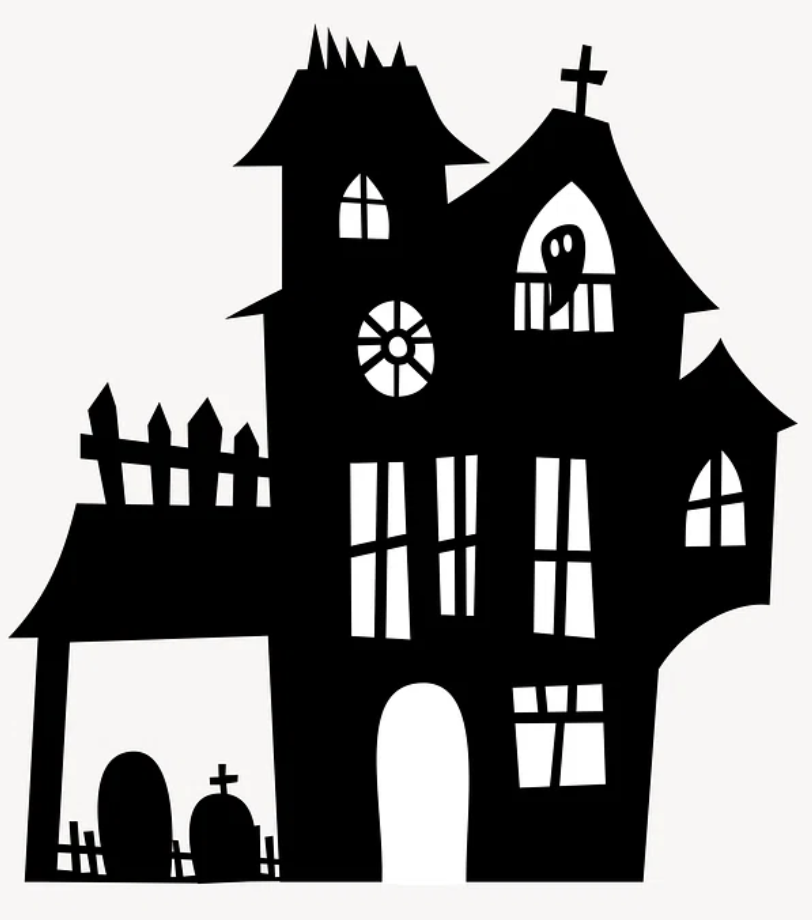
#> input picture notes/assets/ShadowHouse.png, 812 x 920 px
$ jupyter execute 02_lecture.ipynb
#> lines starting #> are read from the running program, lines starting #| are printed output that depends on the picture; after the words box and inside, x2 and y2 are one past the last pixel; in counts of white or black regions, pixels touching at a corner belong together
---
title: Lecture 2
subtitle: Morphological Operations and Thresholding
date: 2024-09-02
downloads:
  - file: ../assets/02_lecture.pdf
    title: 02_lecture.pdf
  - file: 02_lecture.ipynb
    title: 02_lecture.ipynb
---

[cell 1]
import cv2
import os
import numpy as np
from matplotlib import pyplot as plt

## Erosion

[Erosion](wiki:Erosion_(morphology)) in image processing is a morphological operation that reduces the boundaries of foreground objects in a binary image. It works by applying a structuring element ([kernel](wiki:Kernel_(image_processing))[^kernel]) to each pixel, shrinking object boundaries and removing small noise, effectively eroding away the edges of objects.

:::{tip}
This operation is useful for separating objects that are close together or for removing small details.
:::

[^kernel]: A kernel is a small matrix used for image processing operations. This is accomplished by doing a convolution between the image and the kernel. The accompanying video does an excellent job of describing what a convolution is.
    :::{iframe} https://www.youtube.com/embed/KuXjwB4LzSA?si=_CbjXaPekJcN5PYY
    :width: 100%
    But what is a convolution?
    :::

### Isotropic erosion

Isotropic erosion uniformly shrinks object boundaries in all directions.

[cell 2]
house_img = cv2.imread(os.path.relpath('assets/ShadowHouse.png'), cv2.IMREAD_GRAYSCALE)
plt.imshow(house_img, cmap='gray', vmin=0, vmax=255)
plt.show()

Creates a 15x15 kernel of ones and uses it to erode the image via the [erode](#card-erode) function, shrinking object boundaries. The eroded image is then displayed in grayscale using Matplotlib.

[cell 3]
# Create a 15x15 kernel (structuring element) filled with ones, used for the erosion operation
kernel = np.ones((15,15), dtype=np.uint8)

# shrink the boundaries of the objects in the image via erosion
img_eroded = cv2.erode(house_img, kernel)

# Display the eroded image using Matplotlib in grayscale
plt.imshow(img_eroded, cmap='gray', vmin=0, vmax=255); plt.title('Eroded')
plt.show()

### Anisotropic erosion

Anisotropic erosion is not uniform in all directions.

This code creates two custom kernels for vertical and horizontal erosion, applies these kernels to an image to perform directional erosion, and then displays the resulting vertically and horizontally eroded images side by side.

[cell 4]
# Create a vertical kernel with a column of ones in the center
kernel_vert = np.zeros((15,15), dtype=np.uint8)
kernel_vert[:, 7] = 1

# Create a horizontal kernel with a row of ones in the center
kernel_horiz = np.zeros((15,15), dtype=np.uint8)
kernel_horiz[7, :] = 1

# Apply vertical erosion to the image using the vertical kernel
img_eroded_vert = cv2.erode(house_img, kernel_vert)

# Apply horizontal erosion to the image using the horizontal kernel
img_eroded_horiz = cv2.erode(house_img, kernel_horiz)

# Display the results: vertical erosion on the left, horizontal erosion on the right
plt.figure(figsize=[10, 5])
plt.subplot(121); plt.imshow(img_eroded_vert, cmap='gray', vmin=0, vmax=255); plt.title('Eroded Vertical')
plt.subplot(122); plt.imshow(img_eroded_horiz, cmap='gray', vmin=0, vmax=255); plt.title('Eroded Horizontal')
plt.show()

The image shows the effects of vertical and horizontal erosion on a silhouette of a haunted house. The left side displays the result of vertical erosion, where the image is primarily shrunk along the vertical axis, reducing the height of vertical features. The right side shows the result of horizontal erosion, where the image is primarily shrunk along the horizontal axis, narrowing the width of horizontal features.

## Dilation

[Dilation](wiki:Dilation_(morphology)) in image processing is a morphological operation that increases the boundaries of foreground objects in a binary image. We can use the [dilate](#card-dilate) to accomplish this in Python. It works by applying a structuring element kernel to each pixel, expanding object boundaries.

:::{tip}
This operation is useful for object detection by merging or connecting separate components into a single object.
:::

A 15x15 kernel of ones is created for dilation to expand object boundaries in the image. Additionally, a vertical kernel (with a central column of ones) and a horizontal kernel (with a central row of ones) are generated. The image undergoes standard dilation using the full 15x15 kernel, vertical dilation with the vertical kernel, and horizontal dilation with the horizontal kernel. The results are then displayed side by side: the fully dilated image, the vertically dilated image, and the horizontally dilated image.

[cell 5]
# Create a 15x15 kernel (structuring element) filled with ones, used for the erosion operation
kernel = np.ones((15,15), dtype=np.uint8)

# Create a vertical kernel with a column of ones in the center
kernel_vert = np.zeros((15,15), dtype=np.uint8)
kernel_vert[:, 7] = 1

# Create a horizontal kernel with a row of ones in the center
kernel_horiz = np.zeros((15,15), dtype=np.uint8)
kernel_horiz[7, :] = 1

# expand the boundaries of the objects in the image via dilation
img_dilated = cv2.dilate(house_img, kernel)

# Apply vertical dilation to the image using the vertical kernel
img_dilated_vert = cv2.dilate(house_img, kernel_vert)

# Apply horizontal dilation to the image using the horizontal kernel
img_dilated_horiz = cv2.dilate(house_img, kernel_horiz)

# Display the results: vertical erosion on the left, horizontal erosion on the right
plt.figure(figsize=[18, 5])
plt.subplot(131); plt.imshow(img_dilated, cmap='gray', vmin=0, vmax=255); plt.title('Dilated')
plt.subplot(132); plt.imshow(img_dilated_vert, cmap='gray', vmin=0, vmax=255); plt.title('Dilated Vertical')
plt.subplot(133); plt.imshow(img_dilated_horiz, cmap='gray', vmin=0, vmax=255); plt.title('Dilated Horizontal')
plt.show()

The image demonstrates the effects of dilation on a haunted house silhouette. The left shows uniform dilation, where the entire structure expands. The middle illustrates vertical dilation, thickening vertical features, while the right shows horizontal dilation, widening horizontal elements.

## Opening

[Opening](wiki:Opening_(morphology)) is erosion followed by dilation. We can use the [morphologyEx](#card-morphologyEx) function to accomplish this in Python. The code below applies morphological opening (erosion followed by dilation) to an image using a 3x3 kernel with 1, 10, and 25 iterations. It then displays the original image alongside the results of each opening operation.

:::{tip}
Opening is used in image processing to remove small objects or noise from the foreground of a binary image while preserving the shape and size of larger objects. It’s effective for smoothing object contours and separating close objects.
:::

[cell 6]
# Create a 3x3 kernel for morphological operations
kernel = np.ones((3,3), dtype=np.uint8)

# Apply morphological opening (erosion followed by dilation)
house_open_1 = cv2.morphologyEx(house_img, cv2.MORPH_OPEN, kernel, iterations=1)
house_open_10 = cv2.morphologyEx(house_img, cv2.MORPH_OPEN, kernel, iterations=10)
house_open_25 = cv2.morphologyEx(house_img, cv2.MORPH_OPEN, kernel, iterations=25)

# Show the images
plt.figure(figsize=[18, 5])

plt.subplot(141);plt.imshow(house_img, cmap="gray", vmin=0, vmax=255); plt.title("Original")
plt.subplot(142);plt.imshow(house_open_1, cmap="gray", vmin=0, vmax=255); plt.title("Opened 1 iteration")
plt.subplot(143);plt.imshow(house_open_10, cmap="gray", vmin=0, vmax=255); plt.title("Opened 10 iterations")
plt.subplot(144);plt.imshow(house_open_25, cmap="gray", vmin=0, vmax=255); plt.title("Opened 25 iterations")
plt.show()

The image displays the effects of applying morphological opening on a haunted house silhouette with increasing iterations. The original image is on the far left. As the number of iterations increases (1, 10, and 25 from left to right), the image becomes progressively smoother, with small details and fine features gradually eroding away, leaving only the larger, more prominent structures in the final iteration.

## Closing

[Closing](wiki:Closing_(morphology)) is dilation followed by erosion. We can accomplish this by using the [morphologyEx](#card-morphologyEx) function in Python. The code below applies morphological closing (dilation followed by erosion) to an image using a 3x3 kernel with 1, 10, and 25 iterations. It then displays the original image alongside the results of each closing operation.

:::{tip}
Closing is useful in image processing for filling small holes or gaps within foreground objects, connecting nearby objects separated by small spaces, and smoothing object boundaries by eliminating small dark spots or background noise. It is particularly effective when you want to preserve the overall shape of the foreground objects while removing minor imperfections or merging disjointed components.
:::

[cell 7]
# Create a 3x3 kernel for morphological operations
kernel = np.ones((3,3),np.uint8)

# Apply morphological closing (dilation followed by erosion)
house_closed_1 = cv2.morphologyEx(house_img, cv2.MORPH_CLOSE, kernel, iterations=1)
house_closed_10 = cv2.morphologyEx(house_img, cv2.MORPH_CLOSE, kernel, iterations=10)
house_closed_25 = cv2.morphologyEx(house_img, cv2.MORPH_CLOSE, kernel, iterations=25)

# Show the images
plt.figure(figsize=[18, 5])

plt.subplot(141);plt.imshow(house_img, cmap="gray", vmin=0, vmax=255); plt.title("Original")
plt.subplot(142);plt.imshow(house_closed_1, cmap="gray", vmin=0, vmax=255); plt.title("Closed 1 iteration")
plt.subplot(143);plt.imshow(house_closed_10, cmap="gray", vmin=0, vmax=255); plt.title("Closed 10 iterations")
plt.subplot(144);plt.imshow(house_closed_25, cmap="gray", vmin=0, vmax=255); plt.title("Closed 25 iterations")
plt.show()

The image shows the effects of applying morphological closing on a haunted house silhouette with increasing iterations. The original image is on the far left. With 1 iteration of closing, small gaps within the structure are filled, slightly smoothing the object’s contours. As the number of iterations increases to 10 and 25, larger holes and gaps within the structure are progressively filled, and the shapes become more simplified and blocky, eventually losing finer details and forming larger, solid regions by the 25th iteration.

## Gradient

The [gradient](wiki:Morphological_gradient) takes the difference between the eroded and dilated image. We can accomplish this with the [morphologyEx](#card-morphologyEx) function in Python. The code applies the morphological gradient operation to an image of a haunted house using a 3x3 kernel. The gradient operation highlights the edges of objects by calculating the difference between the dilation and erosion of the image. The operation is performed with 1, 10, and 25 iterations.

:::{tip}
The gradient morphological operation is useful for edge detection, highlighting the boundaries of objects in an image. It's particularly effective when you want to emphasize the contours of shapes or when identifying transitions between regions in binary or grayscale images.
:::

[cell 8]
# Create a 3x3 kernel for morphological operations
kernel = np.ones((3,3), dtype=np.uint8)

# Apply morphological closing (difference between eroded and dilated image)
img_grad_1 = cv2.morphologyEx(house_img, cv2.MORPH_GRADIENT, kernel, iterations=1)
img_grad_10 = cv2.morphologyEx(house_img, cv2.MORPH_GRADIENT, kernel, iterations=10)
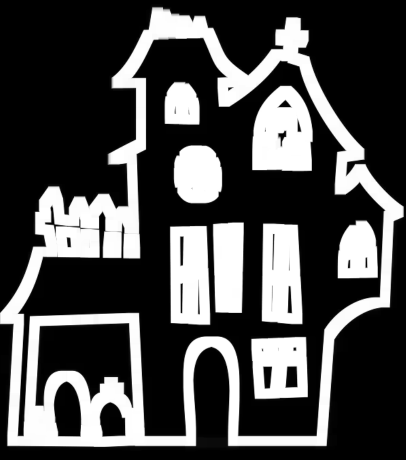
#> img_grad_10: shape (920, 812) (shown at 1/2 size); min 0, max 255, mean 76
img_grad_25 = cv2.morphologyEx(house_img, cv2.MORPH_GRADIENT, kernel, iterations=25)
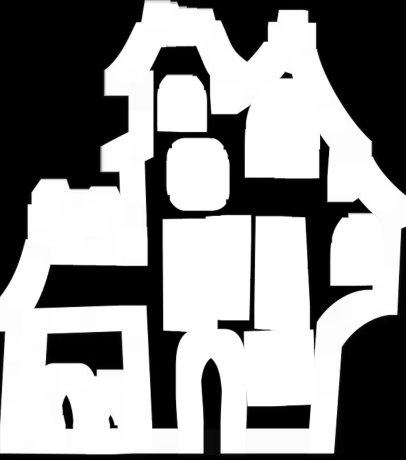
#> img_grad_25: shape (920, 812) (shown at 1/2 size); min 0, max 255, mean 143.9

# Show the images
plt.figure(figsize=[18, 5])

plt.subplot(141);plt.imshow(house_img, cmap="gray", vmin=0, vmax=255); plt.title("Original")
plt.subplot(142);plt.imshow(img_grad_1, cmap="gray", vmin=0, vmax=255); plt.title("Grad 1 iteration")
plt.subplot(143);plt.imshow(img_grad_10, cmap="gray", vmin=0, vmax=255); plt.title("Grad 10 iterations")
plt.subplot(144);plt.imshow(img_grad_25, cmap="gray", vmin=0, vmax=255); plt.title("Grad 25 iterations")
plt.show()

The image shows the effects of the morphological gradient operation. The edges become progressively thicker and more pronounced with increasing iterations (1, 10, and 25), emphasizing the boundaries of the haunted house's features while simplifying interior details.

## TopHat

The [TopHat transformation](wiki:Top-hat_transform) is the difference between the original image and the opened image. We can accomplish this with the [morphologyEx](#card-morphologyEx) function in Python.

The code below applies the TopHat morphological transformation to an image using a 5x5 kernel. The TopHat operation highlights small, bright features that differ from their surroundings by subtracting the opened version of the image (which removes small objects) from the original. The result, which emphasizes these small, bright details, is displayed alongside the original image for comparison.

:::{tip}
The TopHat transformation is useful for enhancing small, bright features in an image, especially when these features are lighter than their surrounding areas. It's commonly used in tasks like background correction, highlighting details such as bright spots, and enhancing objects that are smaller than the structuring element used in the operation.
:::

[cell 9]
# Create a 5x5 kernel for morphological operations
kernel = np.ones((5,5), dtype=np.uint8)

# Apply morphological TopHat transformation (difference between original and opened image)
img_tophat = cv2.morphologyEx(house_img, cv2.MORPH_TOPHAT, kernel, iterations=10)

# Show the images
plt.figure(figsize=[10, 5])

plt.subplot(121); plt.imshow(house_img, cmap='gray', vmin=0, vmax=255); plt.title("Original")
plt.subplot(122); plt.imshow(img_tophat, cmap='gray', vmin=0, vmax=255); plt.title("Top Hat")
plt.show()

## BlackHat

The BlackHat transformation is the difference between the original and closed image. We can accomplish this with the [morphologyEx](#card-morphologyEx) function in Python.

The code applies the BlackHat morphological transformation to an image using a 5x5 kernel, emphasizing small, dark features by subtracting the closed image from the original. The original and BlackHat-transformed images are then displayed side by side for comparison.

:::{tip}
The BlackHat transformation is useful for highlighting small, dark features or defects on a bright background, such as shadows, cracks, or dark spots. It's particularly effective in scenarios where you need to emphasize these features that are darker than their surroundings.
:::

[cell 10]
# Create a 5x5 kernel for morphological operations
kernel = np.ones((5,5), dtype=np.uint8)

# Apply morphological BlackHat transformation (difference between original and closed image)
img_blackhat = cv2.morphologyEx(house_img, cv2.MORPH_BLACKHAT, kernel, iterations=10)
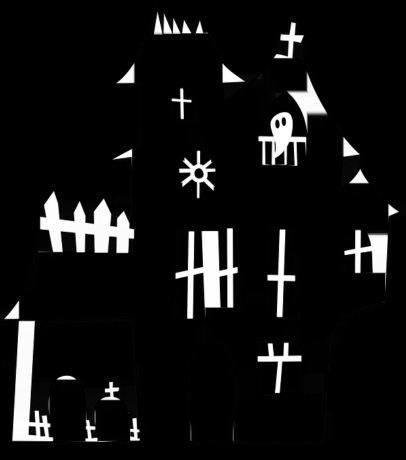
#> img_blackhat: shape (920, 812) (shown at 1/2 size); min 0, max 255, mean 19.3

# Show the images
plt.figure(figsize=[10, 5])

plt.subplot(121); plt.imshow(house_img, cmap='gray', vmin=0, vmax=255); plt.title("Original")
plt.subplot(122); plt.imshow(img_blackhat, cmap='gray', vmin=0, vmax=255); plt.title("Black Hat")
plt.show()

## Scaler thresholding

[Thresholding](wiki:Thresholding_(image_processing)) is one of the simplest methods to segment an image. From a grayscale image, thresholding can be used to create a binary image.

[cell 11]
# Load the image in grayscale
coins_img = cv2.imread(os.path.relpath('assets/coins.png'), cv2.IMREAD_GRAYSCALE)
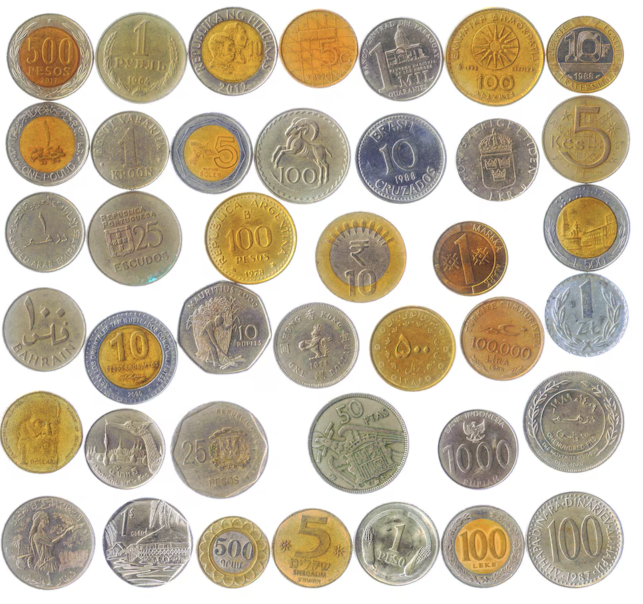
#> input picture notes/assets/Coins.png, 1286 x 1208 px, found by its file name (shown at 1/2 size)
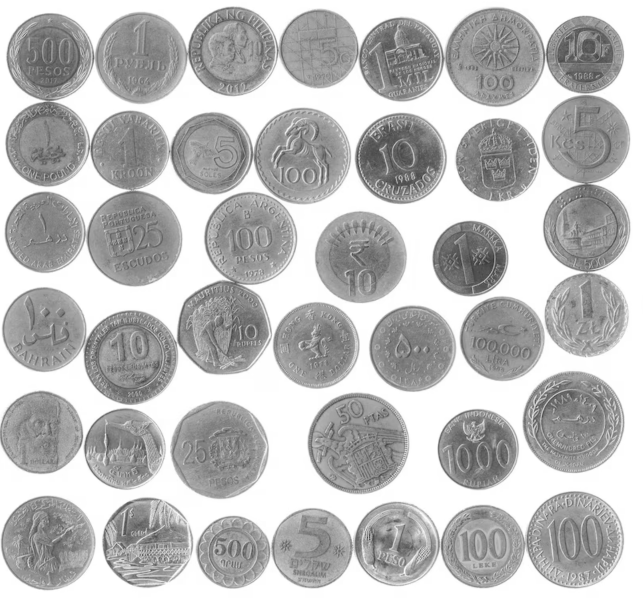
#> coins_img: shape (1208, 1286) (shown at 1/2 size); min 15, max 255, mean 187

# create an image object
ax = plt.imshow(coins_img, cmap='gray', vmin=0, vmax=255)

# create a plot from the image object with a colorbar
plt.colorbar(ax)
plt.show()
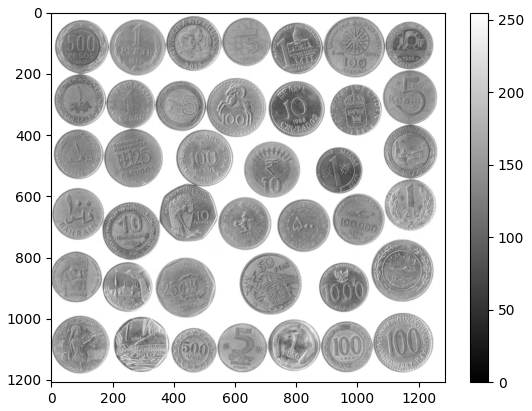
#> figure drawn by matplotlib, 2 panels

Scaler thresholding, also known as global thresholding, applies a constant threshold to all the pixels in the image. Some types of scaler thresholding includes:
- `BINARY`: if src(x,y) >  thresh, then max value, else 0
- `BINARY_INV`: if src(x,y) > thresh, then 0, else max value
- `TRUC`: if src(x,y) > threshold, then thresh, else src(x,y)
- `TOZERO`: if src(x,y) > thresh, then src(x,y), else 0
- `TOZERO_INV`: if src(x,y) > thresh, then 0, else src(x,y)

The code below using the [threshold](#card-threshold) function to show the various outputs of the aforementioned scaler threholding methods.

[cell 12]
# Define a threshold value and max value (white is 255)
thresh = 200
maxvalue = 255

# apply different scaler thresholds
th, thresh1_img = cv2.threshold(coins_img, thresh, maxvalue, cv2.THRESH_BINARY)
#> thresh1_img: shape (1208, 1286); 39.6% white; 2016 white regions (1865 under 20 px), largest, box (x1, y1, x2, y2) and area: (0, 0, 1286, 1208) 596056, (519, 422, 591, 563) 597, (1196, 1068, 1244, 1160) 501
#> (the rest of the program and of its run is left out)
